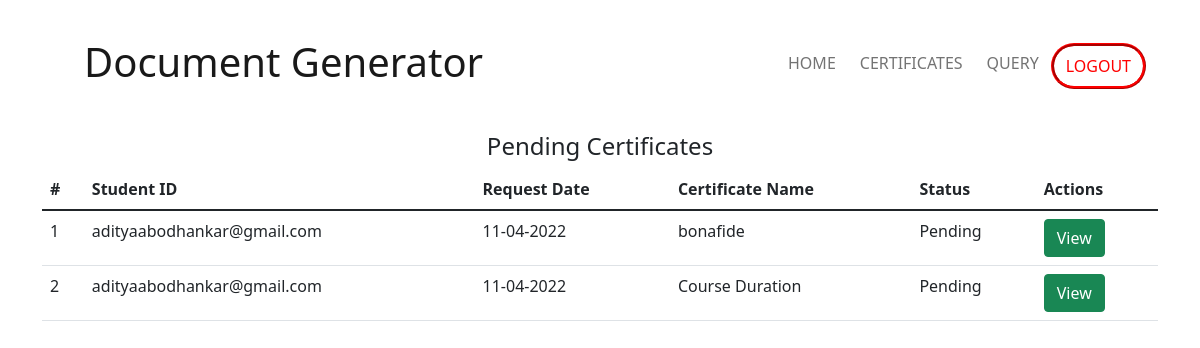
/admin_view_certificates, run on an earlier commit of the app's database.
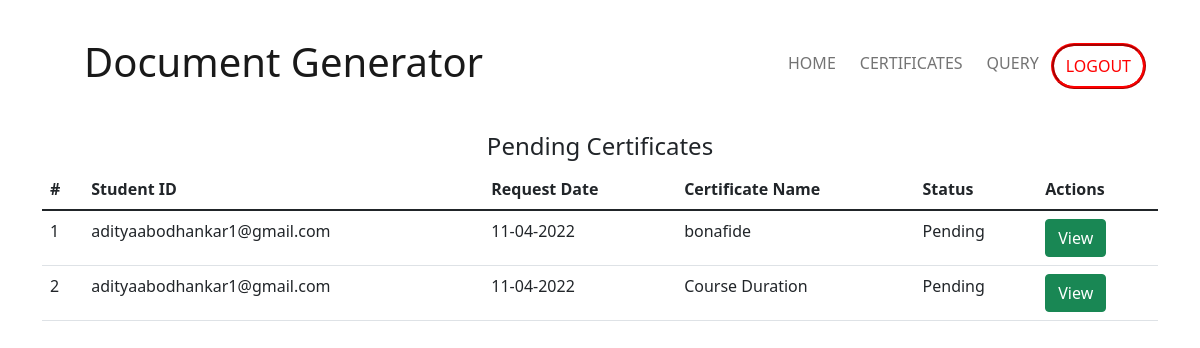
And on a later commit of the database.
### main/models.py (models this page shows)
class CertificateRequestModel(models.Model):
    id = models.AutoField(primary_key=True)
    student_id = models.CharField(max_length=100)
    name = models.CharField(max_length=100)
    request_date = models.CharField(max_length=20)
    issue_date = models.CharField(max_length=20, default="-")
    approved = models.BooleanField(default=False)
    status = models.CharField(default="Pending", max_length=30)
    url = models.CharField(max_length=200, default="#")

### main/views.py (the view)
# urls.py: path('admin_view_certificates', views.admin_certificates_page),
def admin_certificates_page(request):
    certificate_list = CertificateRequestModel.objects.order_by('request_date').order_by('approved').all()
    return render(request, 'admin_view_certificates.html', {'certificates': certificate_list})

### templates/admin_view_certificates.html (shortened to what this page needs)
<!DOCTYPE html>
<html lang="en">
<head>
    <link href="https://cdn.jsdelivr.net/npm/bootstrap@5.1.3/dist/css/bootstrap.min.css" rel="stylesheet"
>
</head>
<body>
    <div class="container">
        <nav class="navbar navbar-expand-lg navbar-light">
            <div class="container-fluid">
                <a class="navbar-brand" href="./#" style="padding: 30px;">
                    <h3 class="display-6">Document Generator</h3>
                </a>
                <div class="collapse navbar-collapse" id="navbarNav">
                    <ul class="navbar-nav ms-auto ">
                        <li class="nav-item">
                            <a class="nav-link" href="./">HOME</a>
                        </li>
                        <li class="nav-item">
                            <a class="nav-link" href="#">CERTIFICATES</a>
                        </li>
                        <li class="nav-item">
                            <a class="nav-link" href="#">QUERY</a>
                        </li>
                        <li class="nav-item">
                            <a class="nav-link" href="./logout" id="nav-login-btn">
                                LOGOUT
                            </a>
                        </li>
                    </ul>
                </div>
            </div>
        </nav>
    </div>
    <section id="requests">
        <div class="container" id="requests">
            <center>
                <h4>
                    Pending Certificates
                </h4>
            </center>
            <table class="table table-stripped table-hover">
                <thead>
                    <th>
                        #
                    </th>
                    <th>
                        Student ID
                    </th>
                    <th>
                        Request Date
                    </th>
                    <th>
                        Certificate Name
                    </th>
                    <th>
                        Status
                    </th>
                    <th>
                        Actions
                    </th>
                </thead>
                <tbody>
                    {% for certificate in certificates %}
                    <tr>
                        <td>
                            {{ certificate.id }}
                        </td>
                        <td>
                            {{ certificate.student_id}}
                        </td>
                        <td>
                            {{ certificate.request_date }}
                        </td>
                        <td>
                            {{ certificate.name }}
                        </td>
                        <td>
                            {{ certificate.status }}
                        </td>
                        <td>
                            <a href="#" class="btn btn-success">
                                View
                            </a>
                        </td>
                    </tr>
                    {% endfor %}
                </tbody>
            </table>
        </div>
    </section>
</body>
</html>

What changed in the data, as far as the page shows it:
changed CertificateRequestModel "bonafide": student_id "adityaabodhankar@gmail.com" → "adityaabodhankar1@gmail.com"
changed CertificateRequestModel "Course Duration": student_id "adityaabodhankar@gmail.com" → "adityaabodhankar1@gmail.com"
